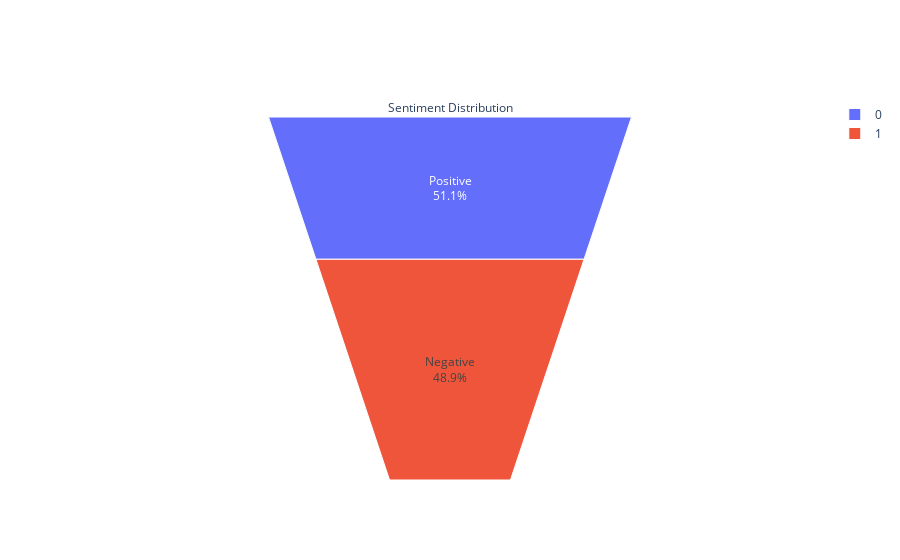

Notebook code cell kept with this figure:
### Code cell
temp = df.groupby('sentiment_class').count()['body'].reset_index().sort_values(by='body',ascending=False)

fig = go.Figure(go.Funnelarea(
    text =temp.sentiment_class,
    values = temp.body,
    title = {"position": "top center", "text": "Sentiment Distribution"}
    ))
fig.show()

### Figure 1 — Plotly figure (JSON) as saved in the notebook; plotly's stock layout.template omitted (floating-point values rounded to 4 significant figures)
{"data": [{"text": ["Positive", "Negative"], "title": {"position": "top center", "text": "Sentiment Distribution"}, "type": "funnelarea", "values": [5011, 4792]}], "layout": {}}
